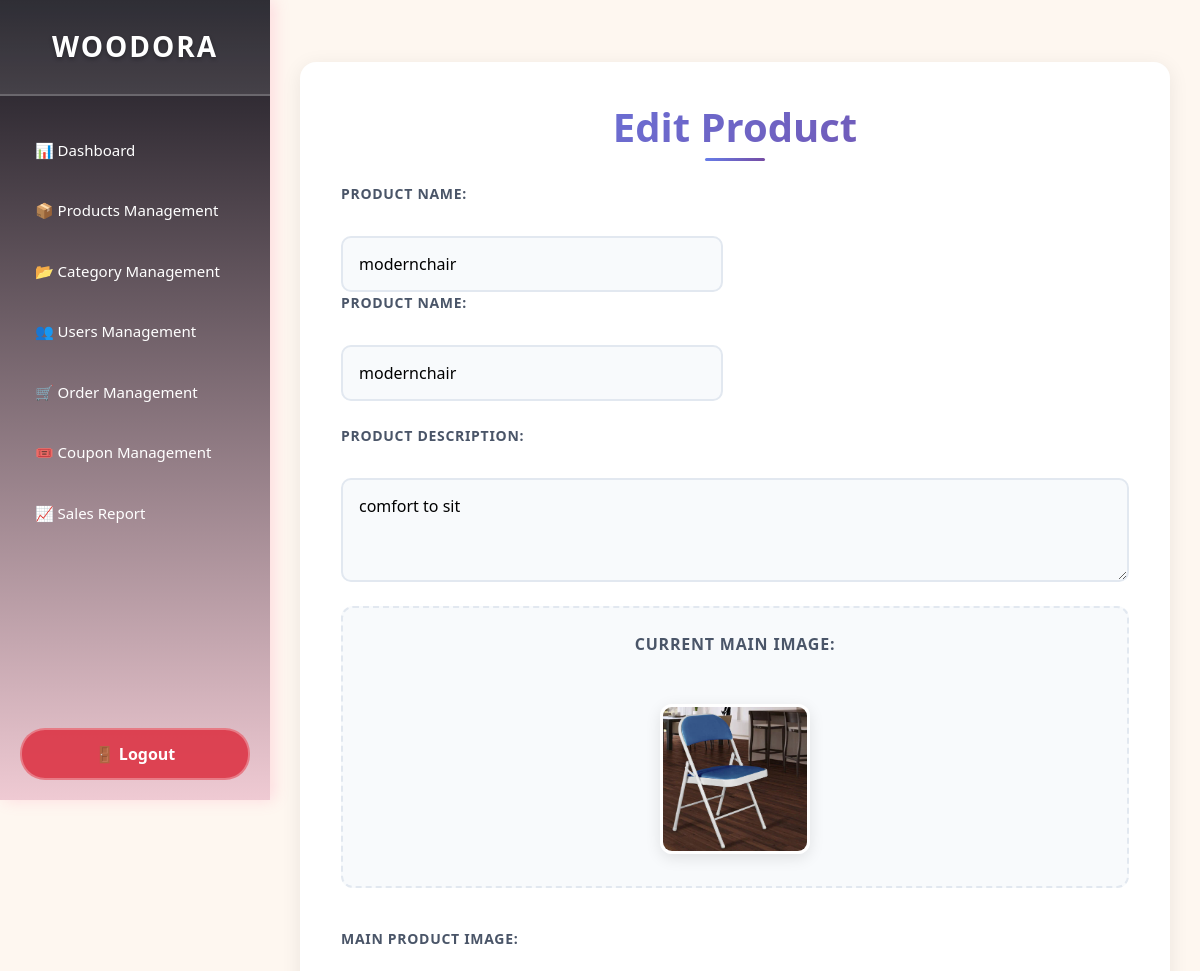
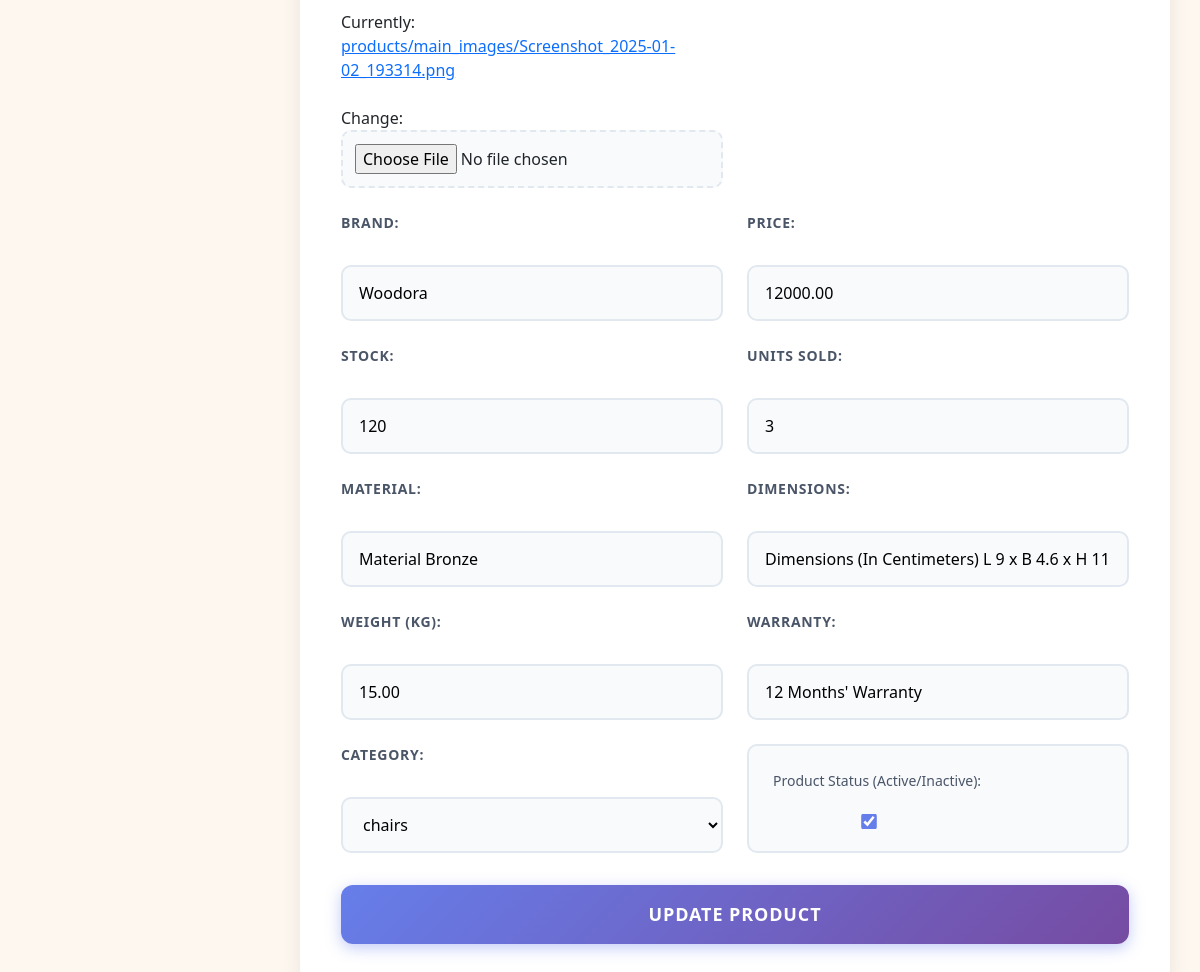
The page /custom_admin/products/edit/40/ on the database its author committed (2 pictures, top to bottom).
### products/models.py (models this page shows, shortened)
class Product(models.Model):
    category = models.ForeignKey(Category, on_delete=models.CASCADE, verbose_name="Category", default=1, related_name="products")
    name = models.CharField(max_length=200, verbose_name="Product Name")
    description = models.TextField(verbose_name="Product Description")
    brand = models.CharField(max_length=100, verbose_name="Brand", blank=True, null=True)
    price = models.DecimalField(max_digits=10, decimal_places=2, verbose_name="Price")
    stock = models.PositiveIntegerField(default=0)
    original_price = models.DecimalField(max_digits=10, decimal_places=2, verbose_name="Original Price", blank=True, null=True)
    discount_percentage = models.DecimalField(max_digits=5, decimal_places=2, verbose_name="Discount Percentage", blank=True, null=True, default=0)
    stock_status = models.BooleanField(default=True, verbose_name="In Stock")
    sold = models.PositiveIntegerField(verbose_name="Units Sold", default=0)
    coupons = models.ManyToManyField('Coupon', related_name='coupon_products',blank=True)
    main_image = models.ImageField(upload_to="products/main_images/", verbose_name="Main Image",default="products/main_images/default.jpg")
    material = models.CharField(max_length=100, verbose_name="Material", blank=True, null=True)
    dimensions = models.CharField(max_length=100, verbose_name="Dimensions", blank=True, null=True)
    weight = models.DecimalField(max_digits=5, decimal_places=2, verbose_name="Weight (kg)", blank=True, null=True)
    warranty = models.CharField(max_length=100, verbose_name="Warranty", blank=True, null=True)
    updated_at = models.DateTimeField(auto_now=True)
    is_active = models.BooleanField(default=True)
    created_at = models.DateTimeField(auto_now_add=True)
    is_deleted = models.BooleanField(default=False)

### custom_admin/views.py (the view)
# urls.py: path('products/edit/<int:product_id>/', views.edit_product, name='edit_products'),
def edit_product(request, product_id):
    product = get_object_or_404(Product, id=product_id)
    if request.method == 'POST':
        form = ProductForm(request.POST, request.FILES, instance=product)
        files = request.FILES.getlist('thumbnail_images')
        delete_ids = request.POST.getlist('delete_thumbs')
        if form.is_valid():
            form.save()
            if delete_ids:
                ProductThumbnail.objects.filter(id__in=delete_ids, product=product).delete()
            if files:
                existing_count = product.thumbnails.count()  # After deletion
                total_thumbs = existing_count + len(files)
                if total_thumbs < 3 or total_thumbs > 5:
                    form.add_error(None, "Please ensure a total of 3 to 5 thumbnails after upload.")
                    return render(request, 'custom_admin/edit_product.html', {'form': form, 'product': product})
                for file in files:
                    ProductThumbnail.objects.create(product=product, image=file)
            return redirect('custom_admin:products_view')
    else:
        form = ProductForm(instance=product)
    return render(request, 'custom_admin/edit_product.html', {'form': form, 'product': product})

### custom_admin/forms.py (shortened to what this page needs)
class ProductForm(forms.ModelForm):
    class Meta:
        model = Product
        fields = [
            'name', 'description', 'brand', 'price', 'stock',
              'sold', 'main_image',
            'material', 'dimensions', 'weight', 'warranty','category','is_active'
        ]
        widgets = {
            'description': forms.Textarea(attrs={'rows': 3}),
            'main_image': forms.ClearableFileInput(),
        }
        labels = {
            'name': 'Product Name',
            'description': 'Product Description',
            'main_image': 'Main Product Image',
            'is_active': 'Product Status (Active/Inactive)'
        }

### home/context_processors.py (called while the page is built)
def breadcrumbs(request):
    path_parts = request.path.strip('/').split('/')
    breadcrumbs = [{'title': 'Home', 'url': '/'}]
    if not path_parts or path_parts == ['']:
        return {'breadcrumbs': breadcrumbs}
    url = ''
    for i, part in enumerate(path_parts):
        url += f'/{part}'
        title = part.replace('-', ' ').title()
        if path_parts[0] == 'products' and path_parts[1] == 'products_details' and part.isdigit():
            try:
                product = Product.objects.get(id=part)
                title = product.name
            except Product.DoesNotExist:
                title = 'Product Not Found'
        breadcrumbs.append({'title': title, 'url': url})
    return {'breadcrumbs': breadcrumbs}

### products/context_processors.py (called while the page is built)
def cart_item_count(request):
    count = 0
    if request.user.is_authenticated:
        try:
            cart = Cart.objects.get(user=request.user)
            count = CartItem.objects.filter(cart=cart).count()
        except Cart.DoesNotExist:
            count = 0
    return {'cart_count': count}

### products/models.py (called while the page is built)
    def __str__(self):
        return self.name

### templates/custom_admin/edit_product.html (shortened to what this page needs)
{% extends 'custom_admin/index.html' %}
{% load static %}
{% block content %}
<div class="form-container">
    <h2>Edit Product</h2>
    <form method="post" enctype="multipart/form-data">
        <div class="form-content">
            <div class="form-group">
                <p>{{ form.name.label_tag }}<br>{{ form.name }}</p>
                <p>{{ form.name.label_tag }}<br>{{ form.name }}</p>
            </div>
            <div class="form-group">
                <p>{{ form.description.label_tag }}<br>{{ form.description }}</p>
            </div>
            {% if form.instance.main_image %}
                <div class="image-preview">
                    <strong>Current Main Image:</strong><br>
                    <img src="{{ form.instance.main_image.url }}" width="150" height="150" alt="Main Image">
                </div>
            {% endif %}
            <div class="form-group">
                <p>{{ form.main_image.label_tag }}<br>{{ form.main_image }}</p>
            </div>
<div class="form-group">
    <p>{{ form.thumbnail_images.label_tag }}<br>{{ form.thumbnail_images }}</p>
</div>
            <div class="form-group"><p>{{ form.brand.label_tag }}<br>{{ form.brand }}</p></div>
            <div class="form-group"><p>{{ form.price.label_tag }}<br>{{ form.price }}</p></div>
            <div class="form-group"><p>{{ form.stock.label_tag }}<br>{{ form.stock }}</p></div>
            <div class="form-group"><p>{{ form.sold.label_tag }}<br>{{ form.sold }}</p></div>
            <div class="form-group"><p>{{ form.material.label_tag }}<br>{{ form.material }}</p></div>
            <div class="form-group"><p>{{ form.dimensions.label_tag }}<br>{{ form.dimensions }}</p></div>
            <div class="form-group"><p>{{ form.weight.label_tag }}<br>{{ form.weight }}</p></div>
            <div class="form-group"><p>{{ form.warranty.label_tag }}<br>{{ form.warranty }}</p></div>
            <div class="form-group"><p>{{ form.category.label_tag }}<br>{{ form.category }}</p></div>
            <div class="form-group"><p>{{ form.is_active.label_tag }}<br>{{ form.is_active }}</p></div>
        </div>
        <button type="submit" class="btn-submit">Update Product</button>
    </form>
</div>
{% endblock %}

### templates/custom_admin/index.html (style rules this page uses)
body { margin: 0; padding: 0; font-family: 'Segoe UI', Tahoma, Geneva, Verdana, sans-serif; background-color: #fef7f0; }

### templates/custom_admin/edit_product.html (style rules this page uses)
.form-container { background: white; padding: 2.5rem; border-radius: 16px; box-shadow: 0 4px 20px rgba(0, 0, 0, 0.08); border: 1px solid rgba(255, 255, 255, 0.2); max-width: 1000px; width: 100%; margin: 2rem auto; animation: fade-in 0.6s ease; }
h2 { text-align: center; font-size: 2.5rem; font-weight: 700; color: #2d3748; margin: 0 0 2rem 0; background: linear-gradient(135deg, #667eea 0%, #764ba2 100%); -webkit-background-clip: text; -webkit-text-fill-color: transparent; background-clip: text; position: relative; }
h2::after { content: ''; position: absolute; bottom: -10px; left: 50%; transform: translateX(-50%); width: 60px; height: 3px; background: linear-gradient(135deg, #667eea 0%, #764ba2 100%); border-radius: 2px; }
.form-content { display: grid; grid-template-columns: repeat(auto-fit, minmax(300px, 1fr)); gap: 1.5rem; margin-bottom: 2rem; }
.form-group { display: flex; flex-direction: column; }
.form-group p { margin: 0; display: flex; flex-direction: column; }
label { font-weight: 600; color: #4a5568; margin-bottom: 0.5rem; font-size: 0.875rem; text-transform: uppercase; letter-spacing: 0.05em; }
input, select, textarea { width: 100%; padding: 0.875rem 1rem; border: 2px solid #e2e8f0; border-radius: 10px; font-size: 1rem; font-family: inherit; transition: all 0.3s ease; background: #f8fafc; box-sizing: border-box; }
textarea { min-height: 100px; resize: vertical; font-family: inherit; }
input[type="checkbox"] { width: auto; margin-right: 0.5rem; transform: scale(1.2); accent-color: #667eea; }
input[type="file"] { padding: 0.75rem; background: #f8fafc; border-style: dashed; cursor: pointer; }
.image-preview { text-align: center; padding: 1.5rem; background: #f8fafc; border-radius: 12px; border: 2px dashed #e2e8f0; margin-bottom: 1rem; grid-column: 1 / -1; }
.image-preview strong { display: block; color: #4a5568; font-size: 1rem; margin-bottom: 1rem; text-transform: uppercase; letter-spacing: 0.05em; }
.image-preview img { border-radius: 12px; box-shadow: 0 4px 15px rgba(0, 0, 0, 0.1); border: 3px solid white; margin: 0.5rem; transition: all 0.3s ease; }
.btn-submit { background: linear-gradient(135deg, #667eea 0%, #764ba2 100%); color: white; padding: 1rem 2rem; border: none; border-radius: 12px; width: 100%; font-size: 1.125rem; font-weight: 600; cursor: pointer; transition: all 0.3s ease; text-transform: uppercase; letter-spacing: 0.05em; box-shadow: 0 4px 15px rgba(102, 126, 234, 0.4); }
.form-group:has(textarea) { grid-column: 1 / -1; }
.form-group:has(input[type="checkbox"]) { flex-direction: row; align-items: center; padding: 1rem; background: #f8fafc; border-radius: 10px; border: 2px solid #e2e8f0; }
.form-group:has(input[type="checkbox"]) label { margin: 0 0 0 0.5rem; font-weight: 500; text-transform: none; letter-spacing: normal; }

### rows shown on the page
Product: name "modernchair", description "comfort to sit", instance.main_image (picture), brand "Woodora", price "12000.00", stock "120", sold "3", material "Material Bronze", dimensions "Dimensions (In Centimeters) L 9 x B 4.6 x H 11", weight "15.00", warranty "12 Months' Warranty", category "chairs", is_active "☑"
